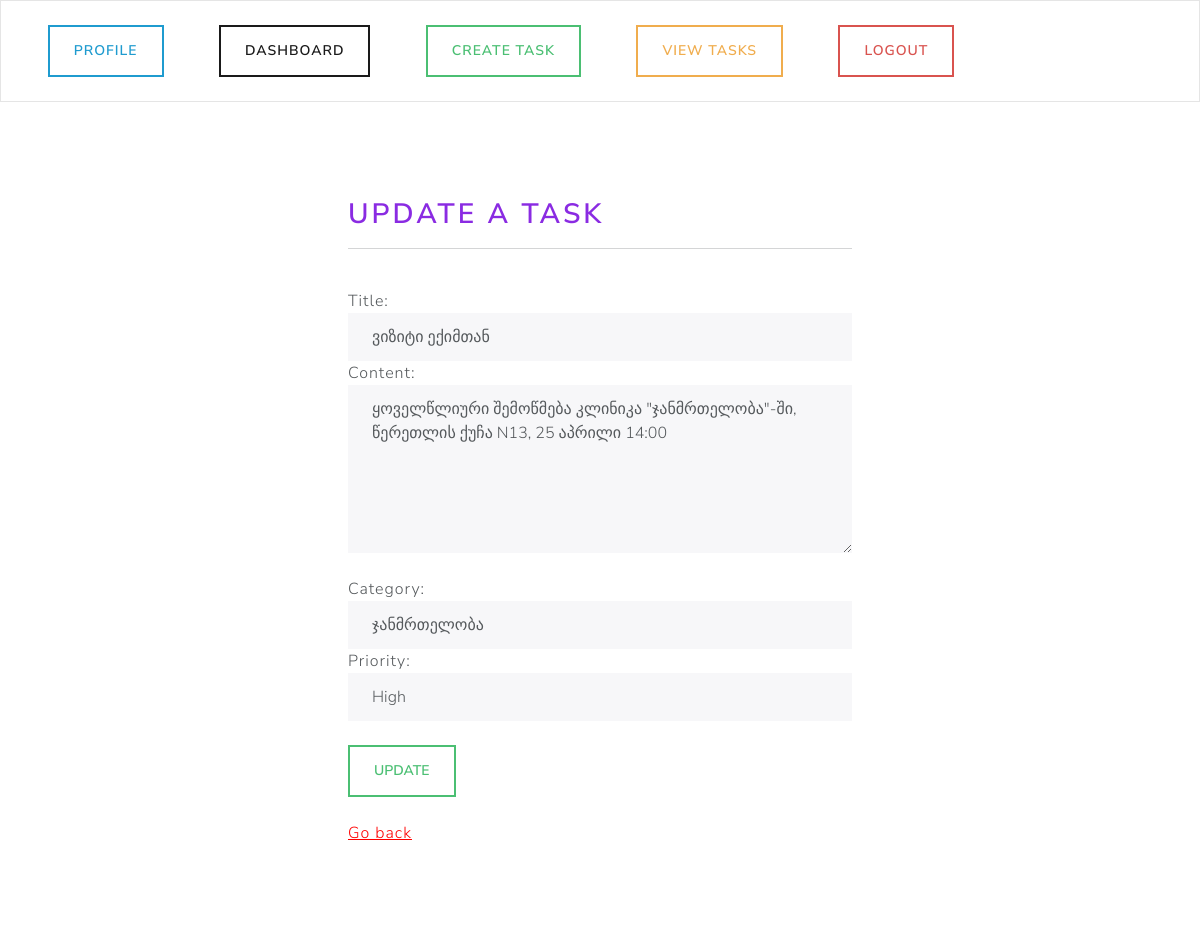
Page /update-task/15/ (signed in) on the committed database.
### base/models.py (models this page shows, shortened)
class Task(models.Model):
    user = models.ForeignKey(User, on_delete=models.CASCADE, null=True, blank=True)
    title = models.CharField(max_length=100, null=True)
    content = models.CharField(max_length=1000, null=True, blank=True)
    created = models.DateTimeField(auto_now_add=True, null=True)
    complete = models.BooleanField(default=False)
    user = models.ForeignKey(User, max_length=10, on_delete=models.CASCADE)
    category = models.ForeignKey(Category, on_delete=models.SET_NULL, null=True, blank=True)
    priority = models.ForeignKey(Priority, on_delete=models.SET_NULL, null=True, blank=True)
    class Meta:
        ordering = ['complete']

### base/views.py (the view)
# urls.py: path('update-task/<str:pk>/', views.updateTask, name="update-task"), #dynamic
@login_required(login_url='my-login')
def updateTask(request, pk):
    task = get_object_or_404(Task, pk=pk)
    if request.method == 'POST':
        form = UpdateTaskForm(request.POST, instance=task)
        if form.is_valid():
            form.save()
            return redirect('view-tasks')
    else:
        form = UpdateTaskForm(instance=task, initial={'title': task.title, 'content': task.content, 'category': task.category_id})
    categories = Category.objects.all()
    priorities = Priority.objects.all()
    context = {'form': form, 'task': task, 'categories': categories, 'priorities': priorities,}  # Pass the task object to the context
    return render(request, 'profile/update-task.html', context=context)

### base/forms.py
class UpdateTaskForm(forms.ModelForm):
    class Meta:
        model = Task
        fields = ['title', 'content', 'priority', 'category']
        exclude = ['user']

### base/templates/profile/update-task.html (shortened to what this page needs)
{% extends 'base-with-navbar.html' %}
{% load static %}
{% block content %}
  <div class="container bg-white shadow-md p-5 form-layout">
    <h2>Update a task</h2>
    <hr /> <br />
    <form method="POST" autocomplete="off">
      <div class="form-group">
        <label for="id_title">Title:</label>
        <input class="form-control" type="text" id="id_title" name="title" value="{{ task.title }}" />
      </div>
      <div class="form-group">
        <label for="id_content">Content:</label>
        <textarea class="form-control" id="id_content" name="content" rows="6">{{ task.content }}</textarea>
      </div>
      <br />
      <div class="form-group">
        <label for="id_category">Category:</label>
        <select class="form-control" id="id_category" name="category">
          {% for category in categories %}
            {% if task.category_id == category.id %}
              <option value="{{ category.id }}" selected>{{ category.name }}</option>
            {% else %}
              <option value="{{ category.id }}">{{ category.name }}</option>
            {% endif %}
          {% endfor %}
        </select>
      </div>
      <div class="form-group">
        <label for="id_priority">Priority:</label>
        <select class="form-control" id="id_priority" name="priority">
          {% for priority in priorities %}
            {% if task.priority_id == priority.id %}
              <option value="{{ priority.id }}" selected>{{ priority.level }}</option>
            {% else %}
              <option value="{{ priority.id }}">{{ priority.level }}</option>
            {% endif %}
          {% endfor %}
        </select>
      </div>
      <br />
      <input class="btn btn-outline-success navbar-btn" type="submit" value="Update" />
    </form>
    <br />
    <a href="{% url 'view-tasks' %}" class="red-link">Go back</a>
  </div>
{% endblock %}

### static/css/styles.css (style rules this page uses)
h2 { color: blueviolet; }
.form-layout { border-radius: 30px; width: 600px; }
.red-link { color: red; }

### rows in the picture
Task: title "ვიზიტი ექიმთან", content "ყოველწლიური შემოწმება კლინიკა \"ჯანმრთელობა\"-ში, წერეთლის ქუჩა N13, 25 აპრილი 14:00"

### other values in the picture
form field category "ჯანმრთელობა"
form field priority "High"
